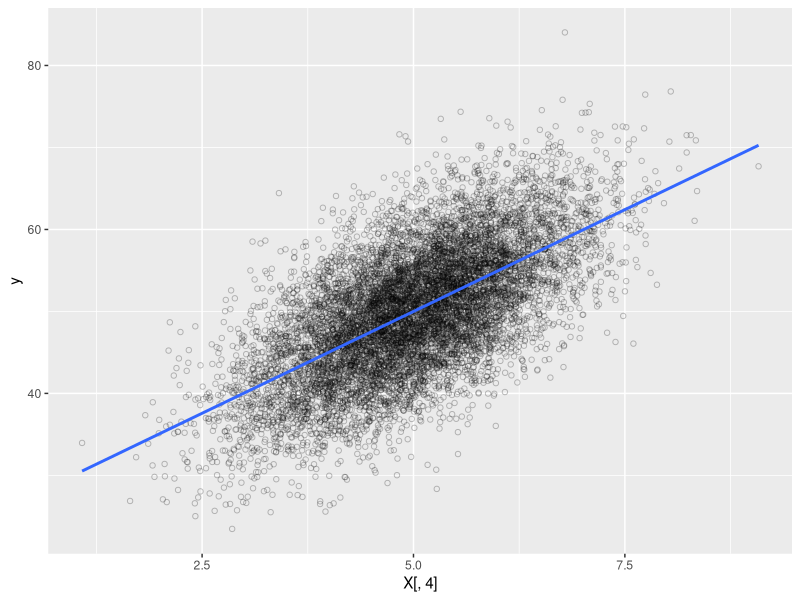

This figure's R source:
rm(list=ls())
#setwd("E:/Data/Dropbox/GitHub/ARE212/various")
library(MASS) # to generate our multivariate normal
# define OLS function (we could use lm() but it's canned)
OLS <- function(y,X) {
  # function OLS:
  # take in vector y and matrix X and return OLS coefficient b
  return(solve(t(X) %*% X) %*% t(X) %*% y)
}

# generate  covariate data
n = 10000
mu = c(4,3,5)
Sigma <- matrix(c(1, 0, 0,
                  0, 1, 0,
                  0, 0, 1),
                  nrow=3, ncol=3)
data <- as.data.frame(mvrnorm(n = n, mu = mu, Sigma = Sigma))
X <- cbind(1,data$V1,data$V2,data$V3)
k <- ncol(X)

beta <- c(1,3,4,5)
eps <- rnorm(n,0,pi)
y <- X %*% beta + eps

# plot the data with ggplot
data.df <- data.frame(y,X)
library(ggplot2)
ggplot(data.df, aes(x=X[ ,4], y=y)) +
  geom_point(shape=1, alpha=1/4) +    # Use hollow, transparent circles
  geom_smooth(method=lm,   # Add linear regression line
              se=FALSE)    # Don't add shaded confidence region
#plot(y,X[ ,2])

# now, estimate the data. we have n eqns, n+2 unknowns, 
# but only 2 unknowns that we actually care about
b <- OLS(y,X)

# but, if we estimate b well enough, then we can also get
# that the residuals are a pretty good approximation of the true error
e <- y - X %*% b
ediff <- eps - e

# what if we want to estimate sigma^2 (which we know to be pi^2)? we can estimate s^2
s2 <- (t(e) %*% e) / (n-k)
